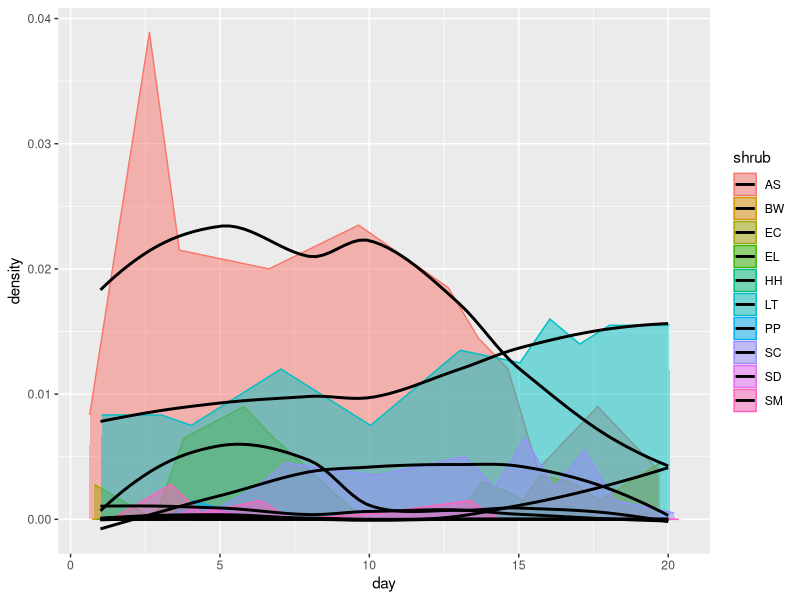

Write the R code that produced this figure. (Note: this script raises an error after producing the figure.)
#a few figures

library(dplyr)
library(ggplot2)
library(tidyr)
library(forcats)

imdens <- read.csv("Data/Output/imputedensity.csv")
imdens <- gather(imdens, shrub, density, 7:16)
str(imdens)
ggplot(imdens, aes(day, density)) + geom_area(aes(color = shrub, fill = shrub), alpha = 0.5, position = position_dodge(0.8)) + stat_smooth(aes(fill = shrub), se = FALSE, color = "black")



cact <- filter(imdens, shrub == "PP" | shrub == "SC" | shrub == "HH")
cact$shrub <- factor(cact$shrub, levels = c("SC", "PP", "HH"))
ggplot(cact, aes(day, y = density))  + stat_smooth(geom = 'area', aes(fill = shrub), alpha = 0.5, span = 1/3, position = "identity") + xlab("Study Day") + ylab("Plants per square metre")  + theme_Publication() + scale_fill_manual(labels = c("Echinocereus engelmannii", "Opuntia basilaris", "Cylindropuntia echinacarpa"), values = c("red", "blue", "green")) 


shrub <- filter(imdens, shrub != "PP" & shrub != "SC" & shrub != "HH")
ggplot(shrub, aes(day, y = density))  + stat_smooth(geom = 'area', aes(fill = shrub), alpha = 0.5, span = 1/3, position = "identity") + xlab("Study Day") + ylab("Plants per square metre")  + theme_Publication()


#imputation daily
ggplot(imdens, aes(day, density)) + geom_bar(stat = "identity")

daily <- imdens %>% group_by(day) %>% summarise(sum = sum(density))


